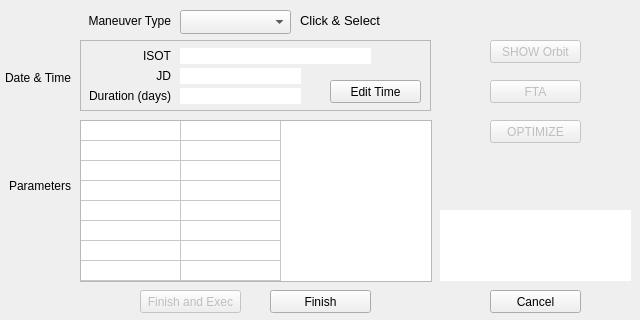
<?xml version="1.0" encoding="UTF-8"?>
<ui version="4.0">
 <class>editmandialog</class>
 <widget class="QDialog" name="editmandialog">
  <property name="windowModality">
   <enum>Qt::WindowModal</enum>
  </property>
  <property name="geometry">
   <rect>
    <x>0</x>
    <y>0</y>
    <width>640</width>
    <height>320</height>
   </rect>
  </property>
  <property name="minimumSize">
   <size>
    <width>640</width>
    <height>320</height>
   </size>
  </property>
  <property name="maximumSize">
   <size>
    <width>640</width>
    <height>320</height>
   </size>
  </property>
  <property name="windowTitle">
   <string>Maneuver Editor</string>
  </property>
  <property name="modal">
   <bool>true</bool>
  </property>
  <widget class="QLabel" name="label">
   <property name="geometry">
    <rect>
     <x>60</x>
     <y>10</y>
     <width>111</width>
     <height>21</height>
    </rect>
   </property>
   <property name="text">
    <string>Maneuver Type</string>
   </property>
   <property name="alignment">
    <set>Qt::AlignRight|Qt::AlignTrailing|Qt::AlignVCenter</set>
   </property>
  </widget>
  <widget class="QComboBox" name="mantype">
   <property name="geometry">
    <rect>
     <x>180</x>
     <y>10</y>
     <width>111</width>
     <height>24</height>
    </rect>
   </property>
   <property name="font">
    <font>
     <pointsize>10</pointsize>
     <weight>75</weight>
     <bold>true</bold>
    </font>
   </property>
   <property name="toolTip">
    <string>Click and Select a Maneuver type</string>
   </property>
   <property name="maxVisibleItems">
    <number>7</number>
   </property>
   <property name="frame">
    <bool>true</bool>
   </property>
  </widget>
  <widget class="QLabel" name="label_time">
   <property name="geometry">
    <rect>
     <x>0</x>
     <y>70</y>
     <width>71</width>
     <height>16</height>
    </rect>
   </property>
   <property name="text">
    <string>Date &amp; Time</string>
   </property>
   <property name="alignment">
    <set>Qt::AlignRight|Qt::AlignTrailing|Qt::AlignVCenter</set>
   </property>
  </widget>
  <widget class="QLabel" name="label_5">
   <property name="geometry">
    <rect>
     <x>0</x>
     <y>170</y>
     <width>71</width>
     <height>31</height>
    </rect>
   </property>
   <property name="text">
    <string>Parameters</string>
   </property>
   <property name="alignment">
    <set>Qt::AlignRight|Qt::AlignTrailing|Qt::AlignVCenter</set>
   </property>
  </widget>
  <widget class="QTableWidget" name="parameters">
   <property name="geometry">
    <rect>
     <x>80</x>
     <y>120</y>
     <width>352</width>
     <height>162</height>
    </rect>
   </property>
   <property name="focusPolicy">
    <enum>Qt::ClickFocus</enum>
   </property>
   <property name="toolTip">
    <string>Double Click a Cell to Edit</string>
   </property>
   <property name="cornerButtonEnabled">
    <bool>false</bool>
   </property>
   <property name="rowCount">
    <number>8</number>
   </property>
   <property name="columnCount">
    <number>2</number>
   </property>
   <attribute name="horizontalHeaderVisible">
    <bool>false</bool>
   </attribute>
   <attribute name="verticalHeaderVisible">
    <bool>false</bool>
   </attribute>
   <attribute name="verticalHeaderDefaultSectionSize">
    <number>20</number>
   </attribute>
   <attribute name="verticalHeaderMinimumSectionSize">
    <number>20</number>
   </attribute>
   <row/>
   <row/>
   <row/>
   <row/>
   <row/>
   <row/>
   <row/>
   <row/>
   <column/>
   <column/>
  </widget>
  <widget class="QPushButton" name="finishbutton">
   <property name="geometry">
    <rect>
     <x>270</x>
     <y>290</y>
     <width>101</width>
     <height>23</height>
    </rect>
   </property>
   <property name="toolTip">
    <string>Finish editing the Maneuver</string>
   </property>
   <property name="text">
    <string>Finish</string>
   </property>
   <property name="autoDefault">
    <bool>false</bool>
   </property>
  </widget>
  <widget class="QPushButton" name="cancelbutton">
   <property name="geometry">
    <rect>
     <x>490</x>
     <y>290</y>
     <width>91</width>
     <height>23</height>
    </rect>
   </property>
   <property name="toolTip">
    <string>Discard Changes and Quit Editing</string>
   </property>
   <property name="text">
    <string>Cancel</string>
   </property>
   <property name="autoDefault">
    <bool>false</bool>
   </property>
  </widget>
  <widget class="QPushButton" name="showorbit">
   <property name="enabled">
    <bool>false</bool>
   </property>
   <property name="geometry">
    <rect>
     <x>490</x>
     <y>40</y>
     <width>91</width>
     <height>23</height>
    </rect>
   </property>
   <property name="toolTip">
    <string>Apply current Parameters</string>
   </property>
   <property name="text">
    <string>SHOW Orbit</string>
   </property>
   <property name="autoDefault">
    <bool>false</bool>
   </property>
  </widget>
  <widget class="QPushButton" name="computeFTA">
   <property name="enabled">
    <bool>false</bool>
   </property>
   <property name="geometry">
    <rect>
     <x>490</x>
     <y>80</y>
     <width>91</width>
     <height>23</height>
    </rect>
   </property>
   <property name="toolTip">
    <string>Invoke FTA Function</string>
   </property>
   <property name="text">
    <string>FTA</string>
   </property>
   <property name="autoDefault">
    <bool>false</bool>
   </property>
  </widget>
  <widget class="QPushButton" name="finish_exec">
   <property name="enabled">
    <bool>false</bool>
   </property>
   <property name="geometry">
    <rect>
     <x>140</x>
     <y>290</y>
     <width>101</width>
     <height>23</height>
    </rect>
   </property>
   <property name="toolTip">
    <string>Finish Editing and Execute the Maneuver</string>
   </property>
   <property name="text">
    <string>Finish and Exec</string>
   </property>
   <property name="autoDefault">
    <bool>false</bool>
   </property>
  </widget>
  <widget class="QPushButton" name="optimize">
   <property name="enabled">
    <bool>false</bool>
   </property>
   <property name="geometry">
    <rect>
     <x>490</x>
     <y>120</y>
     <width>91</width>
     <height>23</height>
    </rect>
   </property>
   <property name="toolTip">
    <string>Invoke Optimize Assistant</string>
   </property>
   <property name="text">
    <string>OPTIMIZE</string>
   </property>
   <property name="autoDefault">
    <bool>false</bool>
   </property>
  </widget>
  <widget class="QLabel" name="label_Click">
   <property name="geometry">
    <rect>
     <x>300</x>
     <y>10</y>
     <width>111</width>
     <height>21</height>
    </rect>
   </property>
   <property name="font">
    <font>
     <family>Arial</family>
     <pointsize>10</pointsize>
    </font>
   </property>
   <property name="text">
    <string>Click &amp; Select</string>
   </property>
  </widget>
  <widget class="QPlainTextEdit" name="sysMessage">
   <property name="geometry">
    <rect>
     <x>440</x>
     <y>210</y>
     <width>191</width>
     <height>71</height>
    </rect>
   </property>
   <property name="font">
    <font>
     <pointsize>10</pointsize>
    </font>
   </property>
   <property name="focusPolicy">
    <enum>Qt::NoFocus</enum>
   </property>
   <property name="toolTip">
    <string>System Messages</string>
   </property>
   <property name="frameShape">
    <enum>QFrame::NoFrame</enum>
   </property>
   <property name="frameShadow">
    <enum>QFrame::Plain</enum>
   </property>
   <property name="lineWidth">
    <number>0</number>
   </property>
   <property name="readOnly">
    <bool>true</bool>
   </property>
  </widget>
  <widget class="QFrame" name="frameDT">
   <property name="geometry">
    <rect>
     <x>80</x>
     <y>40</y>
     <width>351</width>
     <height>71</height>
    </rect>
   </property>
   <property name="frameShape">
    <enum>QFrame::StyledPanel</enum>
   </property>
   <property name="frameShadow">
    <enum>QFrame::Plain</enum>
   </property>
   <property name="lineWidth">
    <number>1</number>
   </property>
   <widget class="QPushButton" name="EditDateTime">
    <property name="enabled">
     <bool>true</bool>
    </property>
    <property name="geometry">
     <rect>
      <x>250</x>
      <y>40</y>
      <width>91</width>
      <height>23</height>
     </rect>
    </property>
    <property name="toolTip">
     <string>Edit Date &amp; Time</string>
    </property>
    <property name="text">
     <string>Edit Time</string>
    </property>
    <property name="autoDefault">
     <bool>false</bool>
    </property>
   </widget>
   <widget class="QLabel" name="label_4">
    <property name="geometry">
     <rect>
      <x>10</x>
      <y>28</y>
      <width>81</width>
      <height>16</height>
     </rect>
    </property>
    <property name="text">
     <string>JD</string>
    </property>
    <property name="alignment">
     <set>Qt::AlignRight|Qt::AlignTrailing|Qt::AlignVCenter</set>
    </property>
   </widget>
   <widget class="QLineEdit" name="duration">
    <property name="enabled">
     <bool>true</bool>
    </property>
    <property name="geometry">
     <rect>
      <x>100</x>
      <y>48</y>
      <width>121</width>
      <height>16</height>
     </rect>
    </property>
    <property name="font">
     <font>
      <family>Lucida Console</family>
     </font>
    </property>
    <property name="focusPolicy">
     <enum>Qt::NoFocus</enum>
    </property>
    <property name="toolTip">
     <string/>
    </property>
    <property name="frame">
     <bool>false</bool>
    </property>
    <property name="readOnly">
     <bool>true</bool>
    </property>
   </widget>
   <widget class="QLabel" name="label_duration">
    <property name="enabled">
     <bool>true</bool>
    </property>
    <property name="geometry">
     <rect>
      <x>10</x>
      <y>48</y>
      <width>81</width>
      <height>16</height>
     </rect>
    </property>
    <property name="text">
     <string>Duration (days)</string>
    </property>
    <property name="textFormat">
     <enum>Qt::PlainText</enum>
    </property>
    <property name="alignment">
     <set>Qt::AlignRight|Qt::AlignTrailing|Qt::AlignVCenter</set>
    </property>
   </widget>
   <widget class="QLineEdit" name="isotedit">
    <property name="geometry">
     <rect>
      <x>100</x>
      <y>8</y>
      <width>191</width>
      <height>16</height>
     </rect>
    </property>
    <property name="font">
     <font>
      <family>Lucida Console</family>
     </font>
    </property>
    <property name="focusPolicy">
     <enum>Qt::NoFocus</enum>
    </property>
    <property name="toolTip">
     <string/>
    </property>
    <property name="frame">
     <bool>false</bool>
    </property>
    <property name="readOnly">
     <bool>true</bool>
    </property>
   </widget>
   <widget class="QLineEdit" name="jdedit">
    <property name="geometry">
     <rect>
      <x>100</x>
      <y>28</y>
      <width>121</width>
      <height>16</height>
     </rect>
    </property>
    <property name="font">
     <font>
      <family>Lucida Console</family>
     </font>
    </property>
    <property name="focusPolicy">
     <enum>Qt::NoFocus</enum>
    </property>
    <property name="toolTip">
     <string/>
    </property>
    <property name="frame">
     <bool>false</bool>
    </property>
    <property name="readOnly">
     <bool>true</bool>
    </property>
   </widget>
   <widget class="QLabel" name="label_3">
    <property name="geometry">
     <rect>
      <x>10</x>
      <y>8</y>
      <width>81</width>
      <height>16</height>
     </rect>
    </property>
    <property name="text">
     <string>ISOT</string>
    </property>
    <property name="alignment">
     <set>Qt::AlignRight|Qt::AlignTrailing|Qt::AlignVCenter</set>
    </property>
   </widget>
  </widget>
 </widget>
 <tabstops>
  <tabstop>mantype</tabstop>
  <tabstop>EditDateTime</tabstop>
  <tabstop>showorbit</tabstop>
  <tabstop>computeFTA</tabstop>
  <tabstop>optimize</tabstop>
  <tabstop>finish_exec</tabstop>
  <tabstop>finishbutton</tabstop>
  <tabstop>cancelbutton</tabstop>
 </tabstops>
 <resources/>
 <connections/>
</ui>
